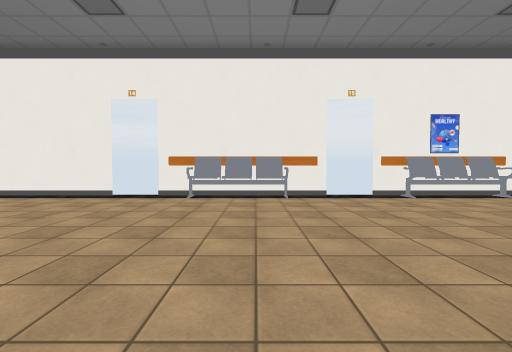
View 1 (above)

17 first-person views from a walk through a 3-D level made in the Unity game engine. The camera is 1.4 m above the floor, tilts 2° down and sees 90° across. Doors are open. The floor is counted in squares, 2 m on a side. Each view is taken from the middle of a square. On the plan, view 1 faces up. The plan holds only what a view shows up to about 9 squares ahead; the rest is blank. The place goes on beyond the plan. Some animated figures are left out. Some surface patterns are stand-ins.

View 2
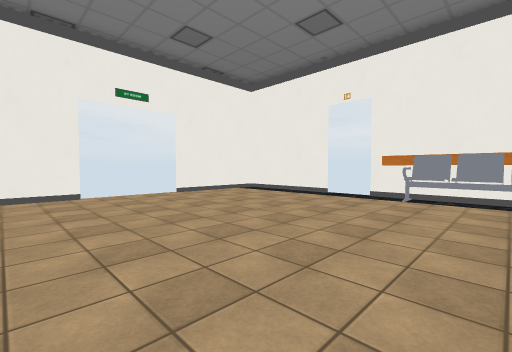

View 3
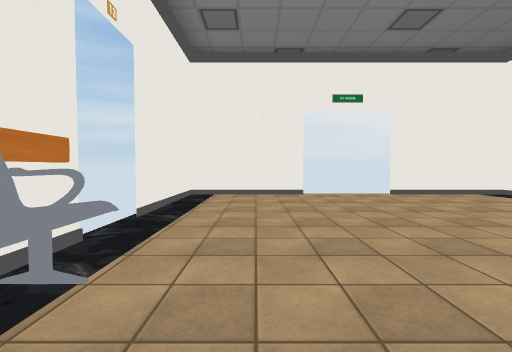

View 4
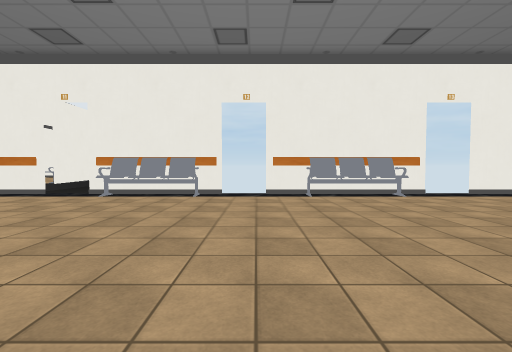

View 5
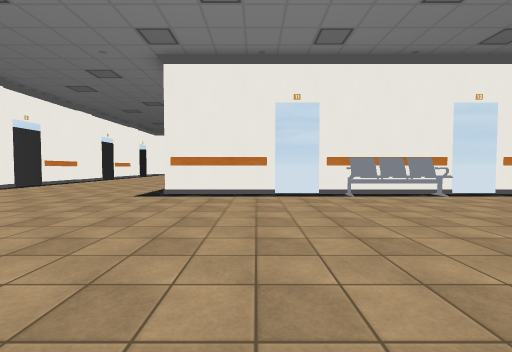

View 6
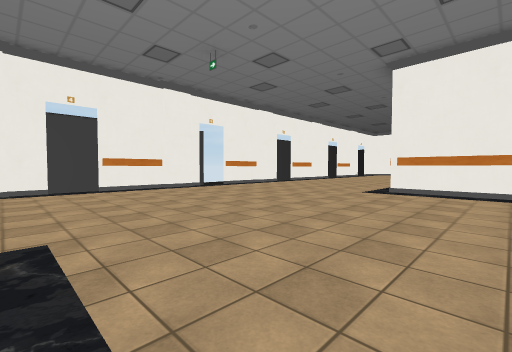

View 7
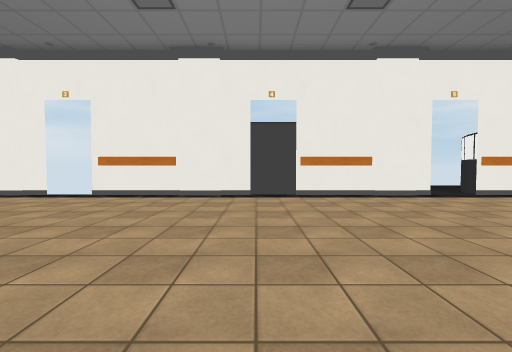

View 8
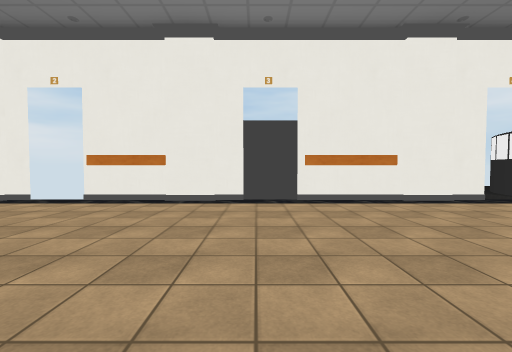

View 9
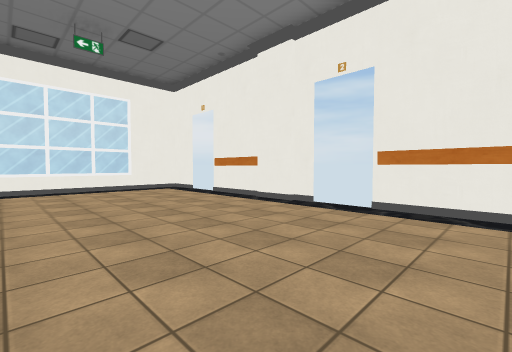

View 10
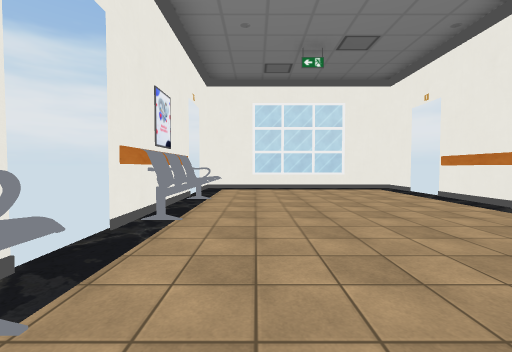

View 11
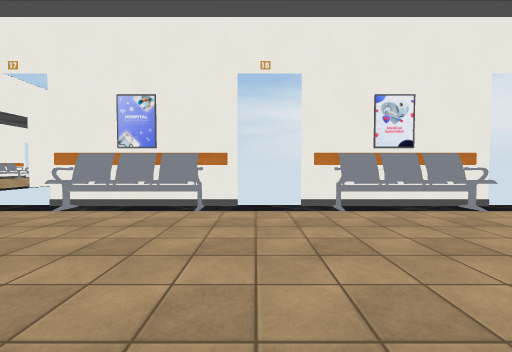

View 12
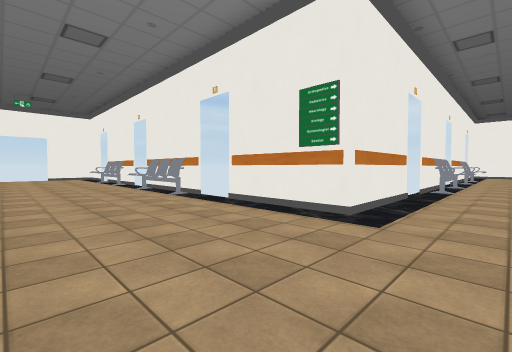

View 13
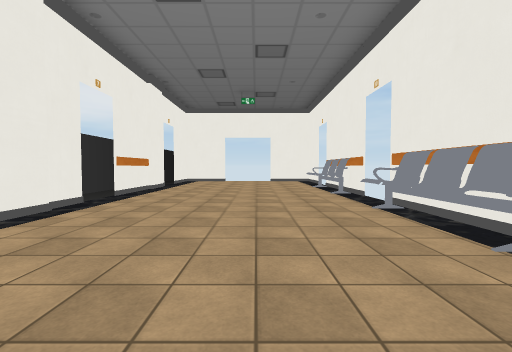

View 14
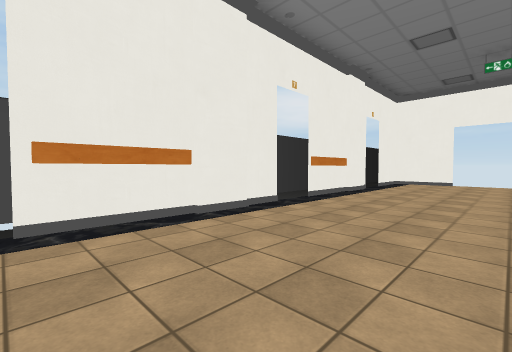

View 15
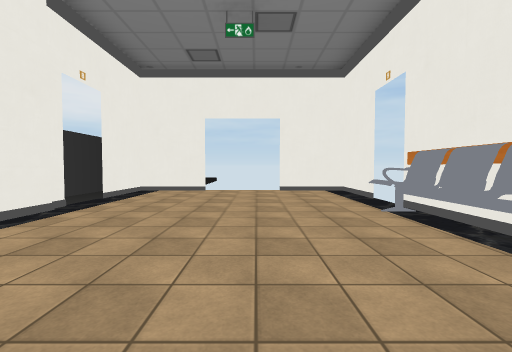

View 16
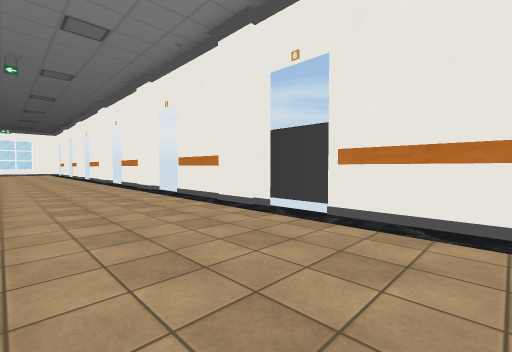

View 17
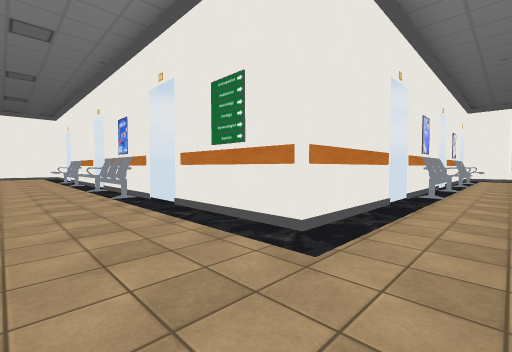

### Floor plan
Points are (right, up) in squares from view 1. A wall is a line through its corners. A room is listed if a view was taken in it or the views show most of it. See-through windows are left out.
Room 1 (views 1, 2, 3, 4, 5, 6, 7, 8, 9, 10, 11, 12, 13, 14, 15, 16, 17)
walls: (7.4, -1.7) (10.4, -1.7) (10.4, -4.5); (3.5, 6.3) (2.9, 6.3); (2.9, -1.7) (6.4, -1.7); (10.4, 9.3) (10.4, 6.3) (7.5, 6.3); (16.4, 0.5) (16.4, 4); (10.4, -5.6) (10.4, -9.1); (16.4, 5.1) (16.4, 9.1); (1.8, 6.3) (0.5, 6.3); (16.4, -4) (16.4, -0.5); (16.4, 10.2) (16.4, 13.8); (-1.4, 6.3) (-2.5, 6.3); (10.4, 13.8) (10.4, 10.3); (-2.5, -1.7) (1.7, -1.7); (10.4, -10.1) (10.4, -13.6); (-3.5, 6.3) (-6.6, 6.3) (-6.6, 3.4); (16.4, -9.1) (16.4, -5); (16.4, 14.8) (16.4, 18.2); (-6.6, 1.2) (-6.6, -1.7) (-3.5, -1.7); (10.4, 18.3) (10.4, 14.8); (10.4, -14.6) (10.4, -16.7) (12.4, -16.7); (16.4, -13.6) (16.4, -10.1); (16.4, 19.2) (16.4, 20.5) (10.4, 20.5) (10.4, 19.4); (14.5, -16.7) (16.4, -16.7) (16.4, -14.6)
ways out: open door at (-7, 2.5); open door at (-3, -2); open door at (-3, 6.5); open door at (2.3, 6.3); open door at (2.5, -2); open door at (7, -2); open door at (7, 6.5); open door at (10, -9.5); open door at (10, -5); open door at (10, 9.5); open door at (10, 14.5); open door at (10, 18.5); open door at (13.5, -17); open door at (16.5, -14); open door at (16.5, -9.5); open door at (16.5, -4.5); open door at (16.5, 0); open door at (16.5, 4.5); open door at (16.5, 9.5); open door at (16.5, 14.5); open door at (16.5, 18.5); gap at (10, -14.5)
objects: other object (-1, -1) to (0, -1); other object (-1, 6) to (0, 6); other object (4, -1) to (5, -1); other object (4, 6) to (6, 6); other object (11, -13) to (11, -11); other object (11, -8) to (11, -6); other object (11, 11) to (11, 13); other object (11, 16) to (11, 17)

Where each view was taken, in squares from view 1:
view 1: 0 up, 0 right, facing up
view 2: 0 up, 0 right, facing up-left
view 3: 0 up, 0 right, facing left
view 4: 5 up, 2 right, facing down
view 5: 5 up, 8 right, facing down
view 6: 6 up, 8 right, facing down-right
view 7: 5 up, 10 right, facing right
view 8: 10 up, 11 right, facing right
view 9: 12 up, 12 right, facing up-right
view 10: 12 up, 12 right, facing up
view 11: 14 up, 15 right, facing left
view 12: 0 up, 14 right, facing down-left
view 13: 4 down, 13 right, facing down
view 14: 5 down, 13 right, facing down-right
view 15: 9 down, 13 right, facing down
view 16: 7 down, 13 right, facing up-right
view 17: 4 up, 12 right, facing up-left
